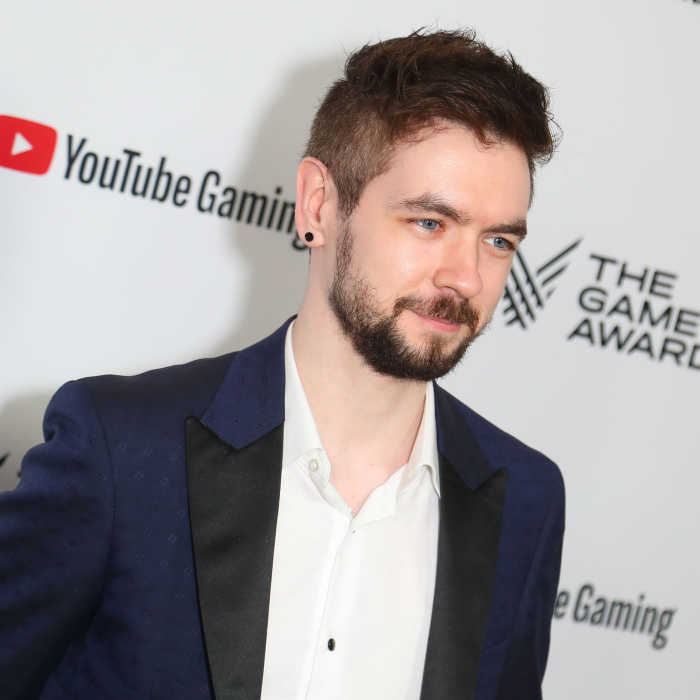
#> input picture dataset/test/jack.jpg, 1400 x 1400 px, given as the content of the folder dataset/train, which was not available (shown at 1/2 size)
$ python main.py
#> lines starting #> are read from the running program, lines starting #| are printed output that depends on the picture; after the words box and inside, x2 and y2 are one past the last pixel; in counts of white or black regions, pixels touching at a corner belong together; pictures that were not available may be replaced by others from this repository, and a replacement may not be noted
import cv2 as cv
import os
import numpy as np
import math
from matplotlib import pyplot as plt

# this function will return a list of all the paths in the current directory
def get_path_list(root_path):
    '''
        To get a list of path directories from root path

        Parameters
        ----------
        root_path : str
            Location of root directory

        Returns
        -------
        list
            List containing the names of the sub-directories in the
            root directory
    '''
#> called with root_path = 'dataset/train'

    # compute list directories in root path
    root = os.listdir(root_path)

    # initilize array to store folder path in root directory
    folder_path_list = []

    # looping through root directory
    for index, folder_path in enumerate(root):
        # append folder path
        folder_path_list.append(folder_path)

    return folder_path_list

# this function is designed to get the class ID of a given file
def get_class_id(root_path, train_names):
    '''
        To get a list of train images and a list of image classes id

        Parameters
        ----------
        root_path : str
            Location of images root directory
        train_names : list
            List containing the names of the train sub-directories
        Returns
        -------
        list
            List containing all image in the train directories
        list
            List containing all image classes id
    '''
#> called with root_path = 'dataset/train'

    # initilize array to store image and class id
    image_list = []
    image_class_list = []

    # looping through list of folder or train names path
    for image_class, folder_path in enumerate(train_names):
        full_folder_path = f'{root_path}/{folder_path}'

        # compute list image path
        folder = os.listdir(full_folder_path)

        # looping through list of image in folder
        for index, image_path in enumerate(folder):
            full_image_path =  f'{full_folder_path}/{image_path}'

            # load the image
            image = cv.imread(full_image_path, 0)
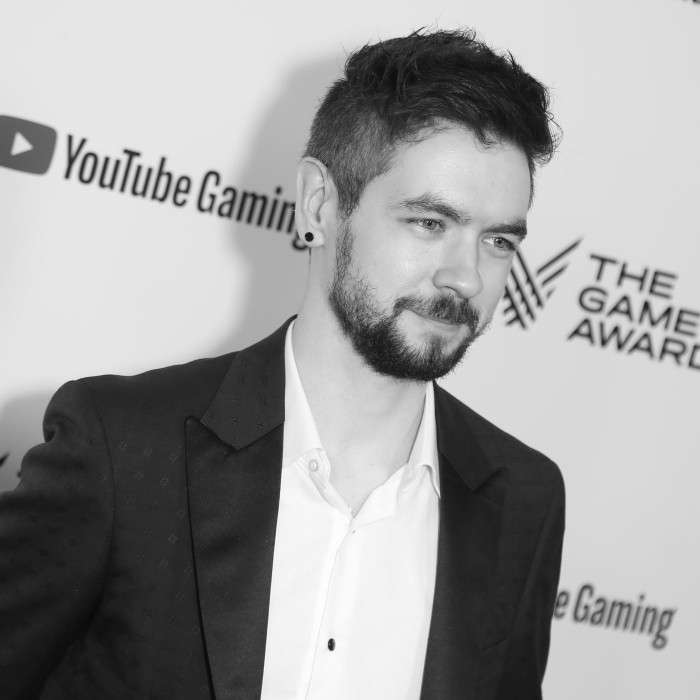
#> image: shape (1400, 1400) (shown at 1/2 size); min 0, max 255, mean 158.1

            # append image list with the image
            image_list.append(image)

            # append image class list with class of the image
            image_class_list.append(image_class)

    return image_list, image_class_list

# this function takes in an image list and an image classes list, and returns the number of faces detected in each image
def detect_faces_and_filter(image_list, image_classes_list=None):
    '''
        To detect a face from given image list and filter it if the face on
        the given image is less than one

        Parameters
        ----------
        image_list : list
            List containing all loaded images
        image_classes_list : list, optional
            List containing all image classes id

        Returns
        -------
        list
            List containing all filtered and cropped face images in grayscale
        list
            List containing all filtered faces location saved in rectangle
        list
            List containing all filtered image classes id
    '''

    # initilize array to store image and class face, classes, and filtered faces in rectangle
    face_list = []
    face_rectangle_list = []
    face_class_list = []

    # initiate cascade classifier
    classifier = cv.CascadeClassifier('haarcascades/haarcascade_frontalface_default.xml')

    # check if there is image_classes_list
    # if its there then its for train
    if image_classes_list is not None:

        # looping through list of the image and the classes
        for image, image_class in zip(image_list, image_classes_list):

            # computer detected faces with the classifier
            detected_faces = classifier.detectMultiScale(
                image,
                scaleFactor = 1.3,
                minNeighbors = 3
            )

            # check if there is detected faces
            # if none then continue
            if(len(detected_faces) == 0):
                continue

            # looping through detected faces
            for x, y, w, h in detected_faces:
                # crop the image
                face_image = image[y:y+w, x:x+h]

                # append face image to face list
                face_list.append(face_image)

                # append face class list with class of the image
                face_class_list.append(image_class)

        return face_list, face_rectangle_list, face_class_list

    # if image_classes_list is none then its for test
    for image in image_list:

        # load the image
        image = cv.cvtColor(image, cv.COLOR_BGR2GRAY)

        # computer detected faces with the classifier
        detected_faces = classifier.detectMultiScale(
            image,
            scaleFactor = 1.3,
            minNeighbors = 3
        )

        # check if there is detected faces
        # if none then continue

        if(len(detected_faces) < 1):
            continue

        # looping through detected faces
        for x, y, w, h in detected_faces:
            # crop the image
            face_image = image[y:y+w, x:x+h]
            # append face image to face list
            face_list.append(face_image)
            # append face rectangle list with the faces location
            face_rectangle_list.append([x,y,w,h])

    return face_list, face_rectangle_list, face_class_list

# this function is used to train a classifier to recognize faces in images
def train(train_face_grays, image_classes_list):
    '''
        To create and train face recognizer object

        Parameters
        ----------
        train_face_grays : list
            List containing all filtered and cropped face images in grayscale
        image_classes_list : list
            List containing all filtered image classes id

        Returns
        -------
        object
            Recognizer object after being trained with cropped face images
    '''

    # initiate face detector model
    face_recognizer = cv.face.LBPHFaceRecognizer_create()

    # fit the model on training data
    face_recognizer.train(
        train_face_grays,
        np.array(image_classes_list)
    )

    return face_recognizer

# this function is used to get the images data from a test directory
def get_test_images_data(test_root_path):
    '''
        To load a list of test images from given path list

        Parameters
        ----------
        test_root_path : str
            Location of images root directory

        Returns
        -------
        list
            List containing all loaded gray test images
    '''

    # compute list images in test root path
    test_root = os.listdir(test_root_path)

    # initilize array to store test images
    image_list = []

    # looping through test_root directory
    for image_path in (test_root):
        full_image_path = f'{test_root_path}/{image_path}'
        # load the image
        image = cv.imread(full_image_path)
        # append image list with the image
        image_list.append(image)

    return image_list

# this function is used to predict the probability of a given face being in the test_faces_gray list
def predict(recognizer, test_faces_gray):
    '''
        To predict the test image with the recognizer

        Parameters
        ----------
        recognizer : object
            Recognizer object after being trained with cropped face images
        train_face_grays : list
            List containing all filtered and cropped face images in grayscale

        Returns
        -------
        list
            List containing all prediction results from given test faces
    '''

    # initilize array to store prediction results
    prediction_result_list = []

    # looping through test faces
    for face in test_faces_gray:
        # predict
        prediction, confidence = recognizer.predict(face)

        # append prediction_result_list with the prediction results
        prediction_result_list.append(prediction)

    return prediction_result_list

# this function is used to draw the predicted results of a given image in the context of a list of faces
def draw_prediction_results(predict_results, test_image_list, test_faces_rects, train_names):
    '''
        To draw prediction results on the given test images and acceptance status

        Parameters
        ----------
        predict_results : list
            List containing all prediction results from given test faces
        test_image_list : list
            List containing all loaded test images
        test_faces_rects : list
            List containing all filtered faces location saved in rectangle
        train_names : list
            List containing the names of the train sub-directories

        Returns
        -------
        list
            List containing all test images after being drawn with
            final result
    '''

    # initilize array to store images final result
    image_result_list = []

    # looping through the prediction and test images
    for prediction, face_image, face_rectangel in zip(predict_results, test_image_list, test_faces_rects):
        x, y, w, h = face_rectangel

        # draw a rectangle as the face location within face image
        face_image = cv.rectangle(
            face_image,
            (x,y),
            (x+w, y+h),
            (0, 255, 0),
            1
        )

        # check if prediction classes is youtuber or twitch streamer
        # then add youtuber or twitch in text prediction
        if train_names[prediction] in ['Pewdiepie', 'Jacksepticeye']:
            text = f'{train_names[prediction]} - Youtube'
        else:
            text = f'{train_names[prediction]} - Twitch'

        # put prediction text above the rectangle
        face_image = cv.putText(face_image, text, (x, y-10), cv.FONT_HERSHEY_PLAIN, 2, (0, 255, 0), 2)

        # append image_result_list with the face image result
        image_result_list.append(face_image)

    return image_result_list

# this function takes an image list as input and returns the result of combining all the images in the list
def combine_and_show_result(image_list):
    '''
        To show the final image that already combine into one image

        Parameters
        ----------
        image_list : nparray
            Array containing image data
    '''

    #creating a figure with a size of 10x7 pixels
    plt.figure(figsize=(10,7))

    for index, image in enumerate(image_list):

        #for each index in the list, it creates a subplot on the left side of the figure with size 2x3
        plt.subplot(2, 3, index+1)

        #it draws an image using cv.cvtColor()
        #then adds x-axis ticks to show where they are located on screen
        plt.imshow(cv.cvtColor(image, cv.COLOR_BGR2RGB))
        plt.xticks([])
        plt.yticks([])

    #after drawing all four images at once onto screen, it calls tight_layout() to arrange them nicely before showing them off with show()
    plt.tight_layout()
    plt.show()


'''
You may modify the code below if it's marked between

-------------------
Modifiable
-------------------

and

-------------------
End of modifiable
-------------------
'''
if __name__ == "__main__":

    '''
        Please modify train_root_path value according to the location of
        your data train root directory

        -------------------
        Modifiable
        -------------------
    '''
    train_root_path = "dataset/train"
    '''
        -------------------
        End of modifiable
        -------------------
    '''

    train_names = get_path_list(train_root_path) #labels_list
    train_image_list, image_classes_list = get_class_id(train_root_path, train_names) #faces, indexes
#> train_image_list = 1 item; image_classes_list = [0]
    train_face_grays, _, filtered_classes_list = detect_faces_and_filter(train_image_list, image_classes_list)
#> the loop in detect_faces_and_filter, `for image, image_class in zip(image_list, image_classes_list):` made 1 pass
#> (image_class, detected_faces) on pass 1: (0, [[670, 266, 482, 482]])
#> after the loop in detect_faces_and_filter, `for image, image_class in zip(image_list, image_classes_list):`: face_list = 1 item
#> train_face_grays = 1 item; filtered_classes_list = [0]
    recognizer = train(train_face_grays, filtered_classes_list)

    '''
        Please modify train_root_path value according to the location of
        your data train root directory

        -------------------
        Modifiable
        -------------------
    '''
    test_root_path = "dataset/test"
    '''
        -------------------
        End of modifiable
        -------------------
    '''

    test_image_list = get_test_images_data(test_root_path)
#> in get_test_images_data, image is the input picture: shape (1400, 1400, 3); mean B, G, R 157.3, 156.3, 162
    test_faces_gray, test_faces_rects, _ = detect_faces_and_filter(test_image_list)
#> the loop in detect_faces_and_filter (call 2), `for image in image_list:` made 4 passes
#> pass 2, in detect_faces_and_filter (call 2), `image = cv.cvtColor(image, cv.COLOR_BGR2GRAY)`:
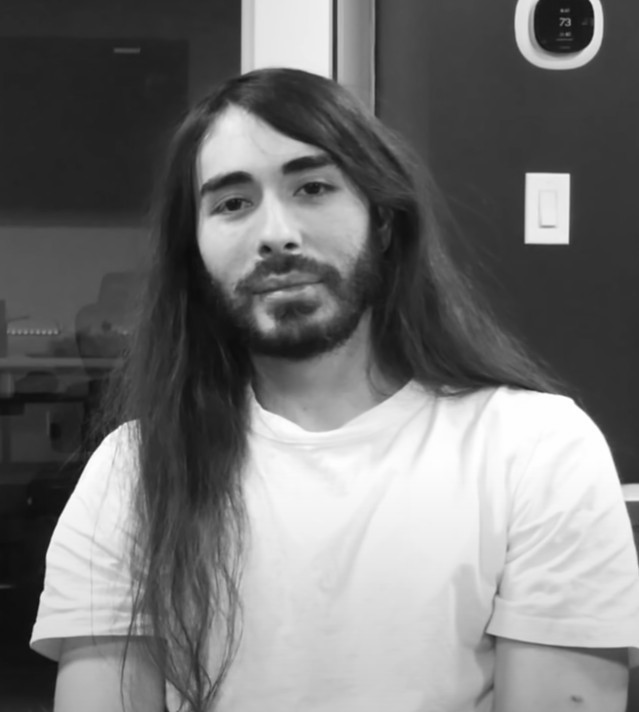
#> image: shape (712, 639); min 12, max 255, mean 116.8
#> pass 3, in detect_faces_and_filter (call 2), `image = cv.cvtColor(image, cv.COLOR_BGR2GRAY)`:
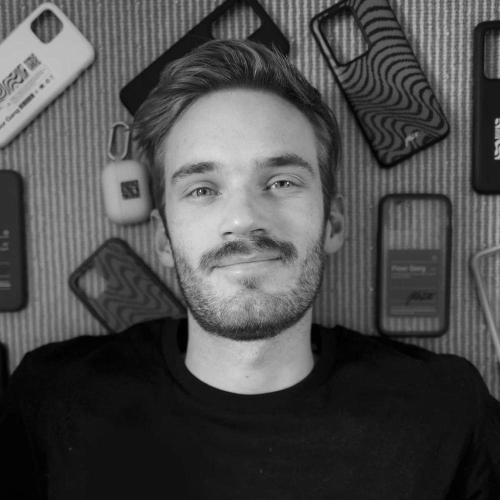
#> image: shape (1000, 1000) (shown at 1/2 size); min 0, max 255, mean 76.7
    predict_results = predict(recognizer, test_faces_gray)
    predicted_test_image_list = draw_prediction_results(predict_results, test_image_list, test_faces_rects, train_names)
#> the loop in draw_prediction_results, `for prediction, face_image, face_rectangel in zip(predict_results, tes..` made 4 passes
#> pass 1, in draw_prediction_results, `face_image = cv.putText(face_image, text, (x, y-10), cv.FONT_HERSHEY_P..`:
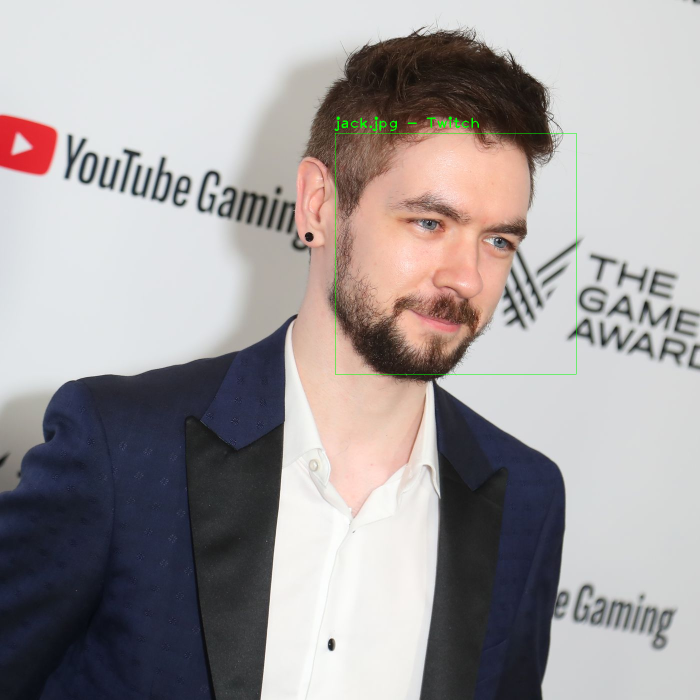
#> face_image: shape (1400, 1400, 3) (shown at 1/2 size); mean B, G, R 157.2, 156.6, 161.8
#> pass 2, in draw_prediction_results, `face_image = cv.rectangle( face_image, (x,y), (x+w, y+h), (0, 255, 0),..`:
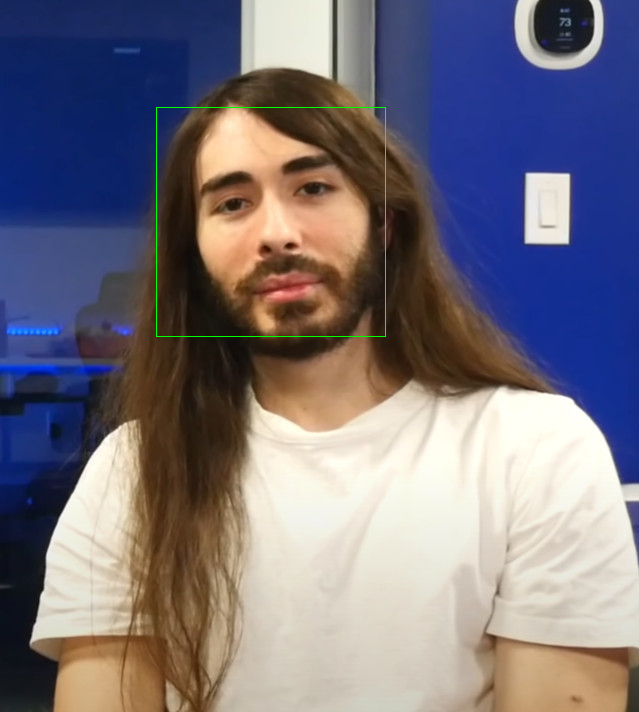
#> face_image: shape (712, 639, 3); mean B, G, R 124.6, 114.2, 119.5
#> pass 2, in draw_prediction_results, `face_image = cv.putText(face_image, text, (x, y-10), cv.FONT_HERSHEY_P..`:
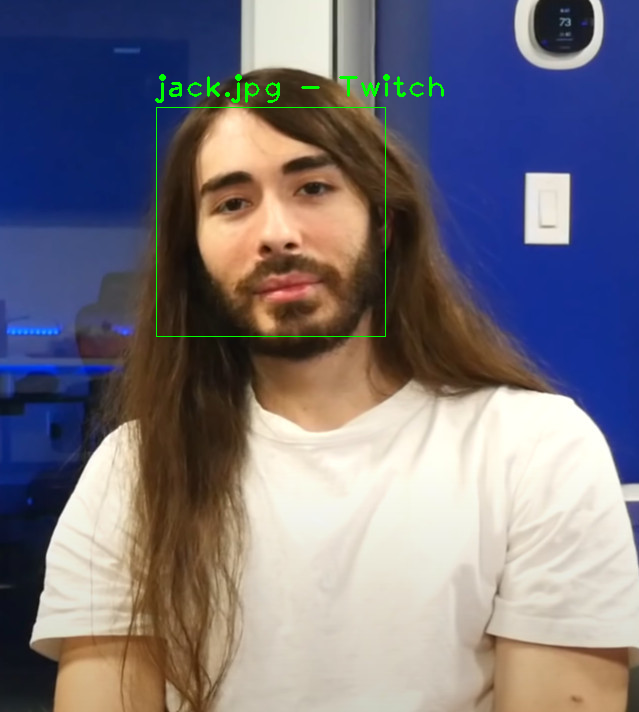
#> face_image: shape (712, 639, 3); 0.33% of pixels changed, all inside (x1, y1, x2, y2) = (155, 74, 444, 103)

    combine_and_show_result(predicted_test_image_list)
#> in combine_and_show_result, `plt.show()`:
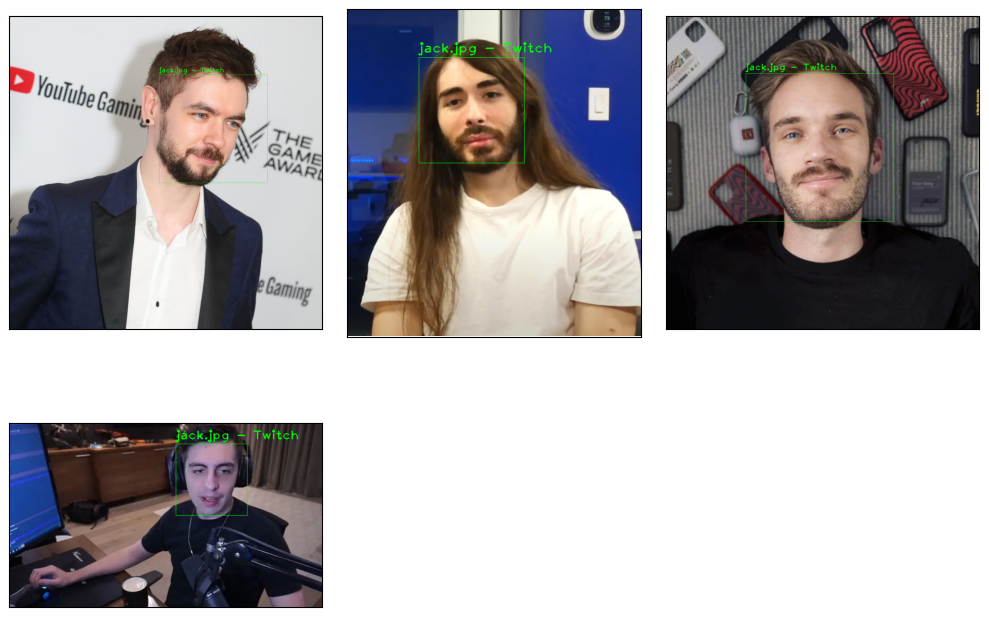
#> figure drawn by matplotlib, 4 panels
